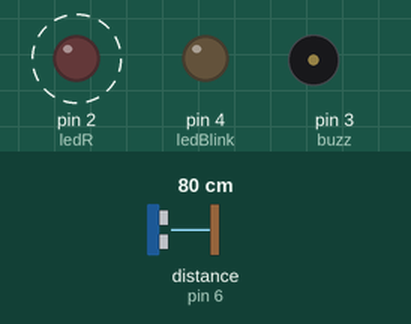
Bench run of a sketch on a simulated Arduino Uno, built with avr-gcc and run on an emulated ATmega328P. Parts: output pins drawn as LEDs (lit = HIGH), buzzer (waves = sounding). Dashed ring = blinking. The test bench sets the inputs (shaded band); at power-on: distance to the obstacle (sensor on pin 6) 80 cm. The echo pulse lasts 58.3 µs per cm; pins used as bus, display or sensor lines are not drawn.

Above: at 1.3 s.
1.4 s: distance to the obstacle (sensor on pin 6) set to 33 cm
At 1.9 s:
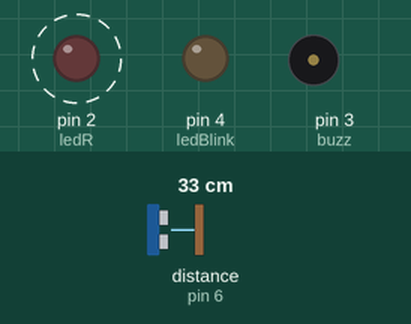
4.5 s: distance to the obstacle (sensor on pin 6) set to 28 cm
At 5.7 s:
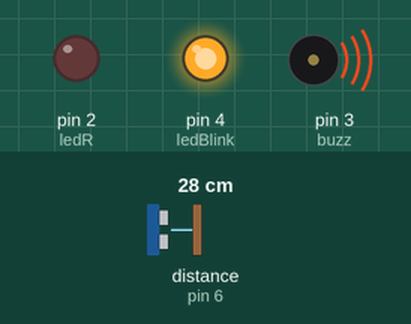
6.0 s: distance to the obstacle (sensor on pin 6) set to 120 cm
At 6.59 s:
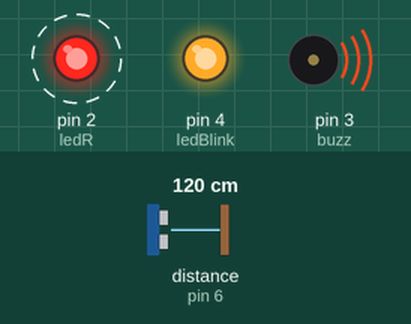
9.1 s: distance to the obstacle (sensor on pin 6) set to 74 cm
12.2 s: distance to the obstacle (sensor on pin 6) set to 66 cm
At 13.3 s:
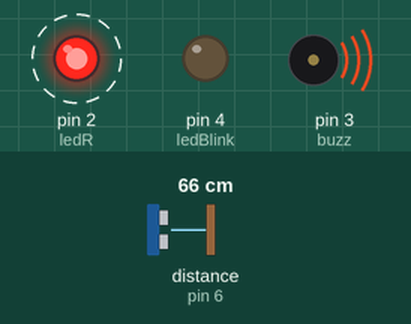
15.3 s: distance to the obstacle (sensor on pin 6) set to 195 cm
18.4 s: distance to the obstacle (sensor on pin 6) set to 203 cm
At 18.9 s:
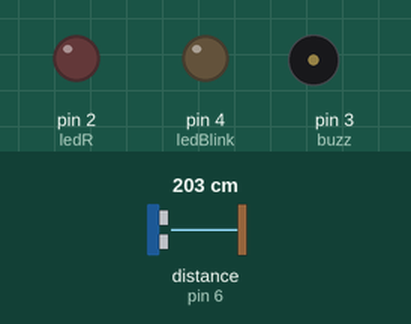
Timing chart, 0 to 20.9 s (numbered marks = the images above; inputs shaded):
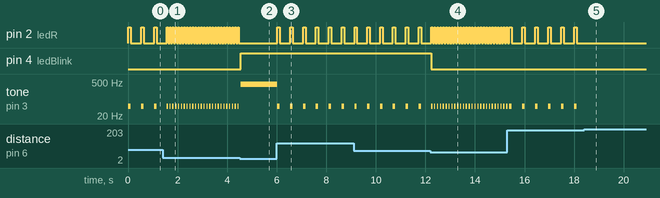

The sketch:

parkingsensor.ino
```cpp
#include <Wire.h>

const int ledR = 2;
const int buzz = 3;
const int ledBlink = 4;
const int trig = 5;
const int echo = 6;
long czas;
int odl;

void setup() {
pinMode(ledR,OUTPUT);
pinMode(ledBlink,OUTPUT);
pinMode(buzz,OUTPUT);
pinMode(trig,OUTPUT);
pinMode(echo,INPUT);
}

void loop() {

  digitalWrite(trig,HIGH);
  delay(2);
  digitalWrite(trig,LOW);
  czas = pulseIn(echo,HIGH);
  odl = czas/58;
  delay(10);

    if(odl <= 200 & odl > 70){
      tone(buzz,50);
      digitalWrite(ledR,HIGH);
      delay(100);
      digitalWrite(ledR,LOW);
      noTone(buzz);
      delay(400);
    }
    else if(odl <= 70 & odl >= 30){
      digitalWrite(ledBlink,LOW);
      tone(buzz,50);
      digitalWrite(ledR,HIGH);
      delay(50);
      noTone(buzz);
      digitalWrite(ledR,LOW);
      delay(50);
    }
    else if(odl < 30){
       tone(buzz,400);
       digitalWrite(ledR,LOW);
       digitalWrite(ledBlink,HIGH);
       delay(50);
    }

}
```

Measured:
- the behaviour switches between 30 and 29 cm on distance to the obstacle (sensor on pin 6) (found by bisection; images 1 and 2)
- the behaviour switches between 71 and 70 cm on distance to the obstacle (sensor on pin 6) (found by bisection; images 3 and 4)
- the behaviour switches between 199 and 200 cm on distance to the obstacle (sensor on pin 6) (found by bisection; images 4 and 5)
- after the input at 1.4 s, pin 2 (ledR): alternates HIGH for 0.05 s and LOW for 0.06 s, starting after 0.22 s; tone on pin 3 (buzz): alternates 50 Hz for 0.05 s and silent for 0.06 s, starting after 0.22 s
- after the input at 4.5 s, pin 2 (ledR): stops changing and stays LOW; pin 4 (ledBlink): LOW → HIGH at once
- after the input at 6.0 s, pin 2 (ledR): alternates HIGH for 0.10 s and LOW for 0.42 s, starting at once; tone on pin 3 (buzz): alternates 50 Hz for 0.10 s and silent for 0.42 s, starting at once
- after the input at 12.2 s, pin 2 (ledR): alternates HIGH for 0.05 s and LOW for 0.07 s, starting after 0.09 s; pin 4 (ledBlink): HIGH → LOW at once; tone on pin 3 (buzz): alternates 50 Hz for 0.05 s and silent for 0.07 s, starting after 0.09 s
- after the input at 18.4 s, pin 2 (ledR): stops changing and stays LOW; tone on pin 3 (buzz): stops changing and stays silent
